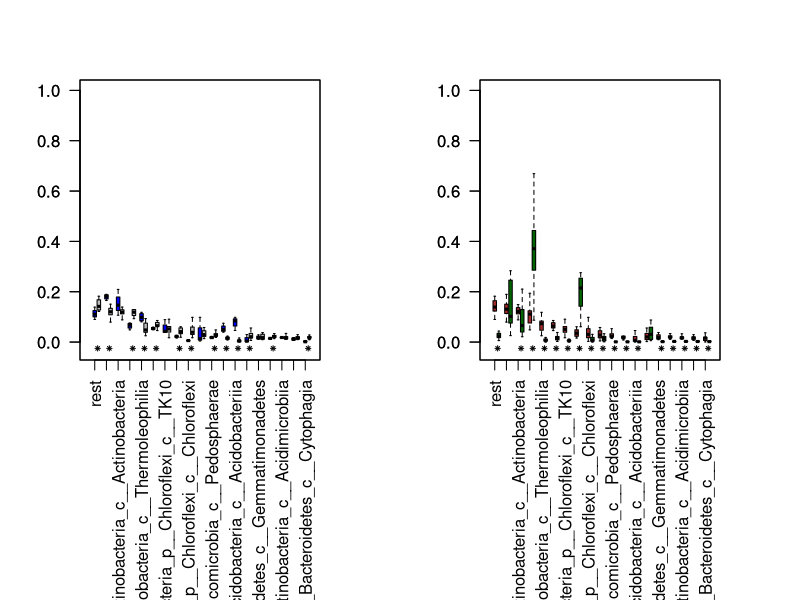

R code for this plot:
###
### this script need to be called separately for bacteria, fungi and oomycetes
###

#tax_mat=read.table("fun_avg_tax_mat.txt",header=T)

tax_mat=read.table("bacteria/bac_avg_tax_mat.txt",header=T)

#tax_mat=read.table("oo_avg_tax_mat.txt",header=T)



#avg
col_soil=grep("(Soil)",colnames(tax_mat))
col_root=grep("(Root)",colnames(tax_mat))


#avg

use_tax=rev(order(rowMeans(tax_mat[,col_soil])))




sub_tax=tax_mat[use_tax,col_soil]

sub_tax2=tax_mat[use_tax,col_root]

col_swe=grep("swe",colnames(sub_tax))
col_no_swe=grep("swe",colnames(sub_tax),invert=T)

par(mar=c(12,4,4,4),mfrow=c(1,2))

boxplot(t(sub_tax[,col_swe]),las=2,col="blue",boxwex=0.3,at=seq(0.5,length(use_tax),1),ylim=c(-0.03,1),outline=F,notch=F,border="black")
boxplot(t(sub_tax[,col_no_swe]),las=2,col="grey",add=T,boxwex=0.3,at=seq(0.85,length(use_tax),1),outline=F,notch=F,border="black",xaxt="n")

new_mat_mean=matrix(NA, nrow(sub_tax),4)
new_mat_mean[,1]=rownames(sub_tax)
new_mat_mean[,2]=rowMeans(sub_tax[,col_swe])
new_mat_mean[,3]=rowMeans(sub_tax[,col_no_swe])
change_vals=abs(as.numeric(new_mat_mean[,2])-as.numeric(new_mat_mean[,3]))
new_mat_mean[,4]=change_vals/(as.numeric(new_mat_mean[,2])/100)


new_mat=matrix(NA, nrow(sub_tax),4)

new_mat[,1]=rownames(sub_tax)

### swe vs rest

for(i in 1:nrow(sub_tax)){

		
	w_res=wilcox.test(as.numeric(sub_tax[i,col_swe]),as.numeric(sub_tax[i,col_no_swe]),alternative="two.sided")
	new_mat[i,2]=w_res$p.value	
	
}

ad_li=p.adjust(new_mat[,2],method="fdr",n=nrow(new_mat))
ad_pos=which(ad_li<=0.05)
points(ad_pos-0.25,rep(-0.025,length(ad_pos)),pch=8,cex=0.5)

col_swe2=grep("swe",colnames(sub_tax2))
col_no_swe2=grep("swe",colnames(sub_tax2),invert=T)

boxplot(t(tax_mat[use_tax,col_soil]),las=2,col="brown",boxwex=0.3,at=seq(0.5,length(use_tax),1),ylim=c(-0.03,1),outline=F,notch=F,border="black")
# number of groups +1 for last one (when first se argument is above one)
boxplot(t(tax_mat[use_tax,col_root]),las=2,col="dark green",add=T,boxwex=0.3,at=seq(0.85,length(use_tax),1),outline=F,notch=F,border="black",xaxt="n")



### root vs soil

for(i in 1:nrow(sub_tax)){


	w_res=wilcox.test(as.numeric(sub_tax[i,c(col_swe,col_no_swe)]),as.numeric(sub_tax2[i,c(col_swe2,col_no_swe2)]),alternative="two.sided")	
	new_mat[i,4]=w_res$p.value	

}
ad_li=p.adjust(new_mat[,4],method="fdr",n=nrow(new_mat))
ad_pos=which(ad_li<=0.05)
points(ad_pos-0.25,rep(-0.025,length(ad_pos)),pch=8,cex=0.5)



